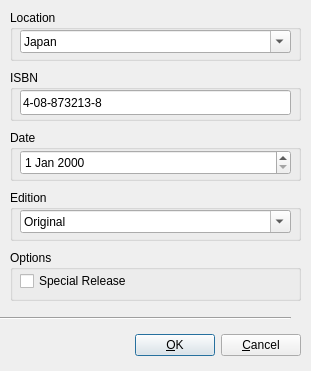
<ui version="4.0" >
 <author></author>
 <comment></comment>
 <exportmacro></exportmacro>
 <class>Form</class>
 <widget class="QWidget" name="Form" >
  <property name="geometry" >
   <rect>
    <x>0</x>
    <y>0</y>
    <width>311</width>
    <height>371</height>
   </rect>
  </property>
  <property name="windowTitle" >
   <string>Release Information [BLEACH - The Death and the Strawberry]</string>
  </property>
  <widget class="QGroupBox" name="groupBox_2" >
   <property name="geometry" >
    <rect>
     <x>10</x>
     <y>70</y>
     <width>291</width>
     <height>51</height>
    </rect>
   </property>
   <property name="title" >
    <string>ISBN</string>
   </property>
   <widget class="QLineEdit" name="lineEdit" >
    <property name="geometry" >
     <rect>
      <x>10</x>
      <y>20</y>
      <width>271</width>
      <height>25</height>
     </rect>
    </property>
    <property name="text" >
     <string>4-08-873213-8</string>
    </property>
   </widget>
  </widget>
  <widget class="QGroupBox" name="groupBox" >
   <property name="geometry" >
    <rect>
     <x>10</x>
     <y>130</y>
     <width>291</width>
     <height>51</height>
    </rect>
   </property>
   <property name="title" >
    <string>Date</string>
   </property>
   <widget class="QDateEdit" name="dateEdit" >
    <property name="geometry" >
     <rect>
      <x>10</x>
      <y>20</y>
      <width>271</width>
      <height>25</height>
     </rect>
    </property>
   </widget>
  </widget>
  <widget class="QGroupBox" name="groupBox_3" >
   <property name="geometry" >
    <rect>
     <x>10</x>
     <y>10</y>
     <width>291</width>
     <height>51</height>
    </rect>
   </property>
   <property name="title" >
    <string>Location</string>
   </property>
   <widget class="QComboBox" name="comboBox" >
    <property name="geometry" >
     <rect>
      <x>10</x>
      <y>20</y>
      <width>271</width>
      <height>23</height>
     </rect>
    </property>
    <property name="editable" >
     <bool>true</bool>
    </property>
    <item>
     <property name="text" >
      <string>Japan</string>
     </property>
    </item>
    <item>
     <property name="text" >
      <string>United States</string>
     </property>
    </item>
   </widget>
  </widget>
  <widget class="QGroupBox" name="groupBox_4" >
   <property name="geometry" >
    <rect>
     <x>10</x>
     <y>190</y>
     <width>291</width>
     <height>51</height>
    </rect>
   </property>
   <property name="title" >
    <string>Edition</string>
   </property>
   <widget class="QComboBox" name="comboBox_2" >
    <property name="geometry" >
     <rect>
      <x>10</x>
      <y>20</y>
      <width>271</width>
      <height>23</height>
     </rect>
    </property>
    <property name="editable" >
     <bool>true</bool>
    </property>
    <item>
     <property name="text" >
      <string>Original</string>
     </property>
    </item>
   </widget>
  </widget>
  <widget class="QGroupBox" name="groupBox_5" >
   <property name="geometry" >
    <rect>
     <x>10</x>
     <y>250</y>
     <width>291</width>
     <height>51</height>
    </rect>
   </property>
   <property name="title" >
    <string>Options</string>
   </property>
   <widget class="QCheckBox" name="checkBox" >
    <property name="geometry" >
     <rect>
      <x>10</x>
      <y>20</y>
      <width>121</width>
      <height>22</height>
     </rect>
    </property>
    <property name="text" >
     <string>Special Release</string>
    </property>
   </widget>
  </widget>
  <widget class="Line" name="line" >
   <property name="geometry" >
    <rect>
     <x>0</x>
     <y>310</y>
     <width>291</width>
     <height>16</height>
    </rect>
   </property>
   <property name="orientation" >
    <enum>Qt::Horizontal</enum>
   </property>
  </widget>
  <widget class="QWidget" name="horizontalLayout" >
   <property name="geometry" >
    <rect>
     <x>10</x>
     <y>330</y>
     <width>291</width>
     <height>31</height>
    </rect>
   </property>
   <layout class="QHBoxLayout" >
    <property name="margin" >
     <number>0</number>
    </property>
    <property name="spacing" >
     <number>6</number>
    </property>
    <item>
     <spacer>
      <property name="orientation" >
       <enum>Qt::Horizontal</enum>
      </property>
      <property name="sizeHint" >
       <size>
        <width>40</width>
        <height>20</height>
       </size>
      </property>
     </spacer>
    </item>
    <item>
     <widget class="QPushButton" name="pushButton" >
      <property name="text" >
       <string>&amp;OK</string>
      </property>
      <property name="default" >
       <bool>true</bool>
      </property>
     </widget>
    </item>
    <item>
     <widget class="QPushButton" name="pushButton_2" >
      <property name="text" >
       <string>&amp;Cancel</string>
      </property>
     </widget>
    </item>
   </layout>
  </widget>
 </widget>
 <pixmapfunction></pixmapfunction>
 <resources/>
 <connections/>
</ui>
